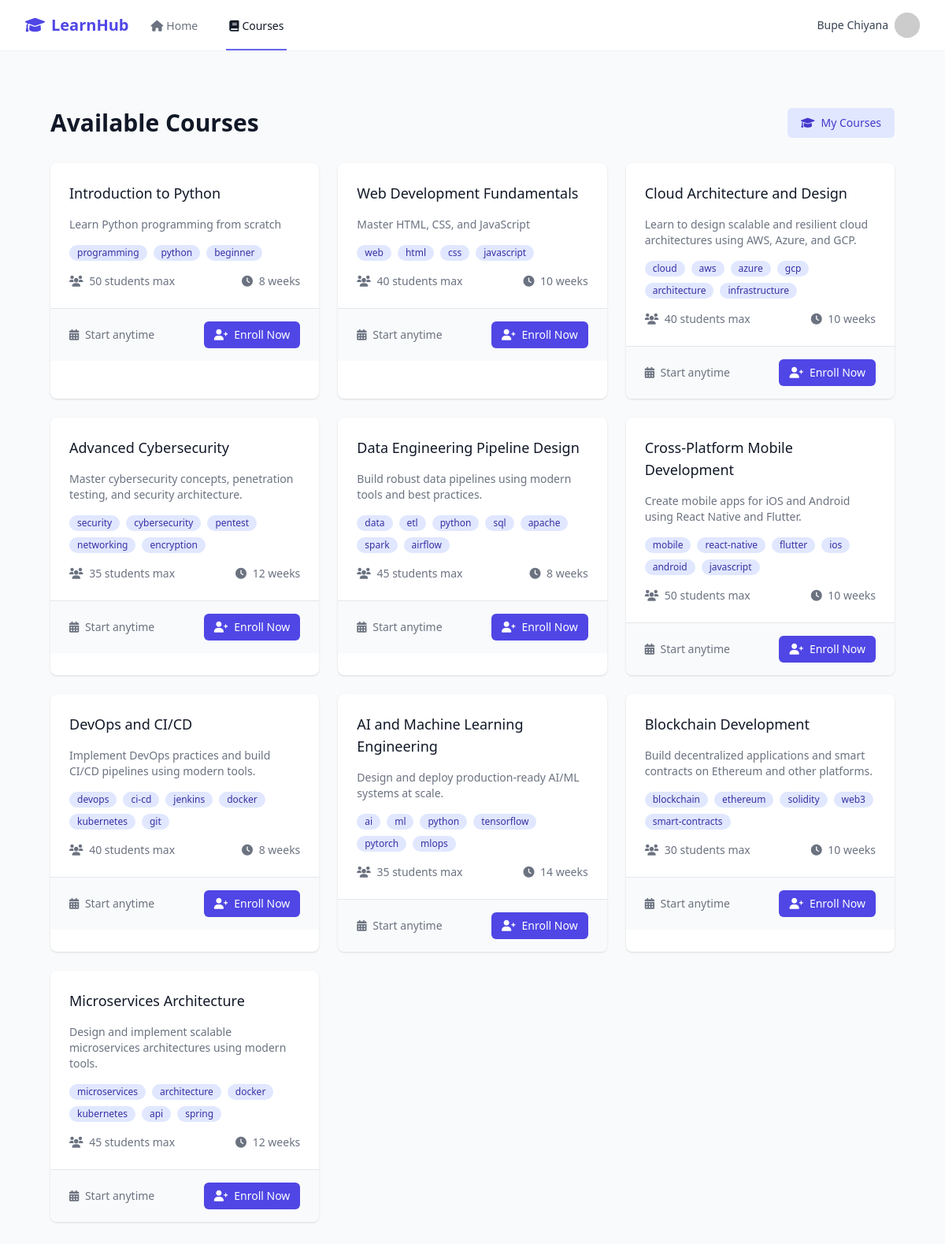
Screenshot of /courses (signed in) with the database file from the repository.
### app.py (models this page shows, shortened)
class User(UserMixin, db.Model):
    id = db.Column(db.Integer, primary_key=True)
    username = db.Column(db.String(80), unique=True, nullable=False)
    email = db.Column(db.String(120), unique=True, nullable=False)
    password_hash = db.Column(db.String(128))
    created_at = db.Column(db.DateTime, default=datetime.utcnow)
    is_admin = db.Column(db.Boolean, default=False)
    enrollments = db.relationship('Enrollment', backref='student', lazy=True)

class Course(db.Model):
    id = db.Column(db.Integer, primary_key=True)
    title = db.Column(db.String(200), nullable=False)
    description = db.Column(db.Text, nullable=False)
    semantic_tags = db.Column(db.String(500), nullable=False)
    max_students = db.Column(db.Integer, nullable=False)
    duration_weeks = db.Column(db.Integer, nullable=False)
    category = db.Column(db.String(100), nullable=False)
    level = db.Column(db.String(50), nullable=False)
    prerequisites = db.Column(db.Text)
    created_at = db.Column(db.DateTime, default=datetime.utcnow)
    updated_at = db.Column(db.DateTime, default=datetime.utcnow, onupdate=datetime.utcnow)

### app.py (the view)
@app.route('/courses')
@login_required
def courses():
    courses = Course.query.all()
    user_enrollments = {e.course_id: e for e in current_user.enrollments}
    return render_template('courses.html', courses=courses, user_enrollments=user_enrollments)

### app.py (called while the page is built)
@login_manager.user_loader
def load_user(user_id):
    return User.query.get(int(user_id))

### templates/courses.html (shortened to what this page needs)
{% extends "base.html" %}
{% block content %}
<div class="max-w-7xl mx-auto py-6 sm:px-6 lg:px-8">
    <div class="px-4 py-6 sm:px-0">
        <div class="flex justify-between items-center mb-8">
            <h1 class="text-3xl font-bold text-gray-900">Available Courses</h1>
            <a href="{{ url_for('my_courses') }}"
               class="inline-flex items-center px-4 py-2 border border-transparent text-sm font-medium rounded-md text-indigo-700 bg-indigo-100 hover:bg-indigo-200">
                <i class="fas fa-graduation-cap mr-2"></i>
                My Courses
            </a>
        </div>
        <div class="grid grid-cols-1 gap-6 sm:grid-cols-2 lg:grid-cols-3">
            {% for course in courses %}
            <div class="bg-white overflow-hidden shadow rounded-lg divide-y divide-gray-200">
                <div class="p-6">
                    <h3 class="text-lg font-medium text-gray-900 mb-4">{{ course.title }}</h3>
                    <p class="text-sm text-gray-500 mb-4">{{ course.description }}</p>
                    <div class="flex flex-wrap gap-2 mb-4">
                        {% for tag in course.semantic_tags.split(',') %}
                        <span class="inline-flex items-center px-2.5 py-0.5 rounded-full text-xs font-medium bg-indigo-100 text-indigo-800">
                            {{ tag.strip() }}
                        </span>
                        {% endfor %}
                    </div>
                    <div class="mt-4 flex justify-between items-center text-sm text-gray-500">
                        <div>
                            <i class="fas fa-users mr-1"></i>
                            {{ course.max_students }} students max
                        </div>
                        <div>
                            <i class="fas fa-clock mr-1"></i>
                            {{ course.duration_weeks }} weeks
                        </div>
                    </div>
                </div>
                <div class="px-6 py-4 bg-gray-50">
                    <div class="flex justify-between items-center">
                        {% if course.id in user_enrollments %}
                            <span class="text-sm text-green-600">
                                <i class="fas fa-check-circle mr-1"></i>
                                Enrolled
                            </span>
                            <button onclick="unenrollFromCourse({{ course.id }})"
                                    class="inline-flex items-center px-3 py-2 border border-transparent text-sm leading-4 font-medium rounded-md text-red-700 bg-red-100 hover:bg-red-200 focus:outline-none focus:ring-2 focus:ring-offset-2 focus:ring-red-500">
                                <i class="fas fa-user-minus mr-2"></i>
                                Unenroll
                            </button>
                        {% else %}
                            <span class="text-sm text-gray-500">
                                <i class="fas fa-calendar-alt mr-1"></i>
                                Start anytime
                            </span>
                            <button onclick="enrollInCourse({{ course.id }})"
                                    class="inline-flex items-center px-3 py-2 border border-transparent text-sm leading-4 font-medium rounded-md text-white bg-indigo-600 hover:bg-indigo-700 focus:outline-none focus:ring-2 focus:ring-offset-2 focus:ring-indigo-500">
                                <i class="fas fa-user-plus mr-2"></i>
                                Enroll Now
                            </button>
                        {% endif %}
                    </div>
                </div>
            </div>
            {% endfor %}
        </div>
    </div>
</div>
{% endblock %}

### templates/base.html (shortened to what this page needs)
<!DOCTYPE html>
<html lang="en">
<head>
    <script src="https://cdn.tailwindcss.com"></script>
    <link rel="stylesheet" href="{{ url_for('static', filename='css/animations.css') }}">
    <link rel="stylesheet" href="https://cdnjs.cloudflare.com/ajax/libs/font-awesome/6.0.0/css/all.min.css">
</head>
<body class="bg-gray-50">
    <nav class="bg-white border-b border-gray-100">
        <div class="max-w-7xl mx-auto px-4 sm:px-6 lg:px-8">
            <div class="flex justify-between h-16">
                <div class="flex">
                    <div class="flex-shrink-0 flex items-center">
                        <a href="{{ url_for('home') }}" class="text-xl font-bold text-indigo-600">
                            <i class="fas fa-graduation-cap mr-2"></i>LearnHub
                        </a>
                    </div>
                    <div class="hidden sm:ml-6 sm:flex sm:space-x-8">
                        <a href="{{ url_for('home') }}"
                           class="{% if request.endpoint == 'home' %}border-indigo-500 text-gray-900{% else %}border-transparent text-gray-500{% endif %}
                                  inline-flex items-center px-1 pt-1 border-b-2 text-sm font-medium">
                            <i class="fas fa-home mr-1"></i> Home
                        </a>
                        {% if current_user.is_authenticated %}
                        <a href="{{ url_for('courses') }}"
                           class="{% if request.endpoint == 'courses' %}border-indigo-500 text-gray-900{% else %}border-transparent text-gray-500{% endif %}
                                  inline-flex items-center px-1 pt-1 border-b-2 text-sm font-medium">
                            <i class="fas fa-book mr-1"></i> Courses
                        </a>
                        {% endif %}
                    </div>
                </div>
                <div class="hidden sm:ml-6 sm:flex sm:items-center">
                    {% if current_user.is_authenticated %}
                        <div class="relative" x-data="{ open: false }">
                            <button @click="open = !open" class="flex items-center text-sm rounded-full focus:outline-none focus:ring-2 focus:ring-offset-2 focus:ring-indigo-500">
                                <span class="text-gray-700 mr-2">{{ current_user.username }}</span>
                                <img class="h-8 w-8 rounded-full bg-indigo-200" src="https://ui-avatars.com/api/?name={{ current_user.username }}&background=random" alt="{{ current_user.username }}">
                            </button>
                        </div>
                    {% endif %}
                </div>
            </div>
        </div>
    </nav>
    <main class="max-w-7xl mx-auto py-6 sm:px-6 lg:px-8">
        {% block content %}{% endblock %}
    </main>
</body>
</html>

### rows the page displays
User: username "Bupe Chiyana"
Course: title "Introduction to Python", description "Learn Python programming from scratch", strip "programming" "python" "beginner", max_students "50", duration_weeks "8"
Course: title "Web Development Fundamentals", description "Master HTML, CSS, and JavaScript", strip "web" "html" "css" "javascript", max_students "40", duration_weeks "10"
Course: title "Cloud Architecture and Design", description "Learn to design scalable and resilient cloud architectures using AWS, Azure, and GCP.", strip "cloud" "aws" "azure" "gcp" "architecture" "infrastructure", max_students "40", duration_weeks "10"
Course: title "Advanced Cybersecurity", description "Master cybersecurity concepts, penetration testing, and security architecture.", strip "security" "cybersecurity" "pentest" "networking" "encryption", max_students "35", duration_weeks "12"
Course: title "Data Engineering Pipeline Design", description "Build robust data pipelines using modern tools and best practices.", strip "data" "etl" "python" "sql" "apache" "spark" "airflow", max_students "45", duration_weeks "8"
Course: title "Cross-Platform Mobile Development", description "Create mobile apps for iOS and Android using React Native and Flutter.", strip "mobile" "react-native" "flutter" "ios" "android" "javascript", max_students "50", duration_weeks "10"
Course: title "DevOps and CI/CD", description "Implement DevOps practices and build CI/CD pipelines using modern tools.", strip "devops" "ci-cd" "jenkins" "docker" "kubernetes" "git", max_students "40", duration_weeks "8"
Course: title "AI and Machine Learning Engineering", description "Design and deploy production-ready AI/ML systems at scale.", strip "ai" "ml" "python" "tensorflow" "pytorch" "mlops", max_students "35", duration_weeks "14"
Course: title "Blockchain Development", description "Build decentralized applications and smart contracts on Ethereum and other platforms.", strip "blockchain" "ethereum" "solidity" "web3" "smart-contracts", max_students "30", duration_weeks "10"
Course: title "Microservices Architecture", description "Design and implement scalable microservices architectures using modern tools.", strip "microservices" "architecture" "docker" "kubernetes" "api" "spring", max_students "45", duration_weeks "12"
